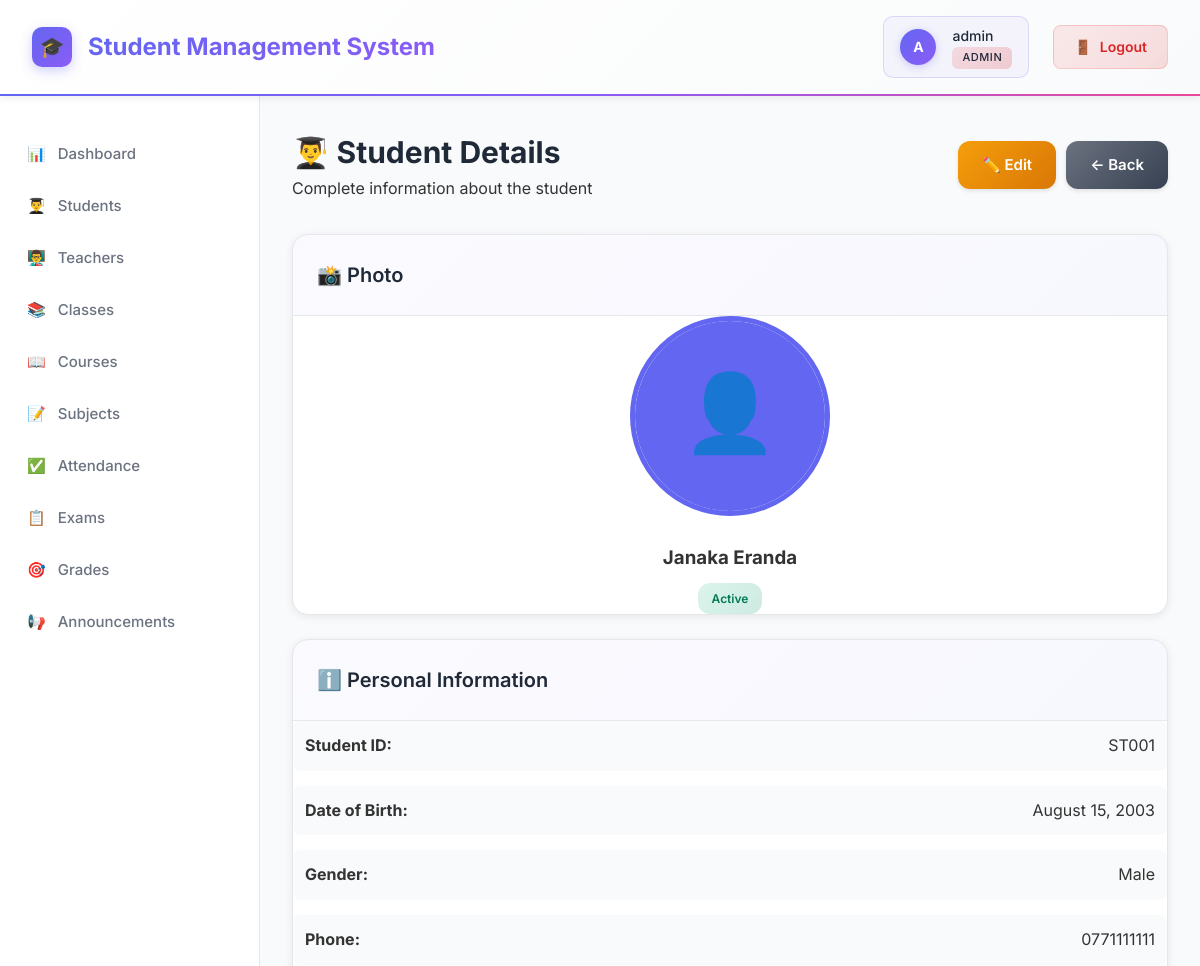
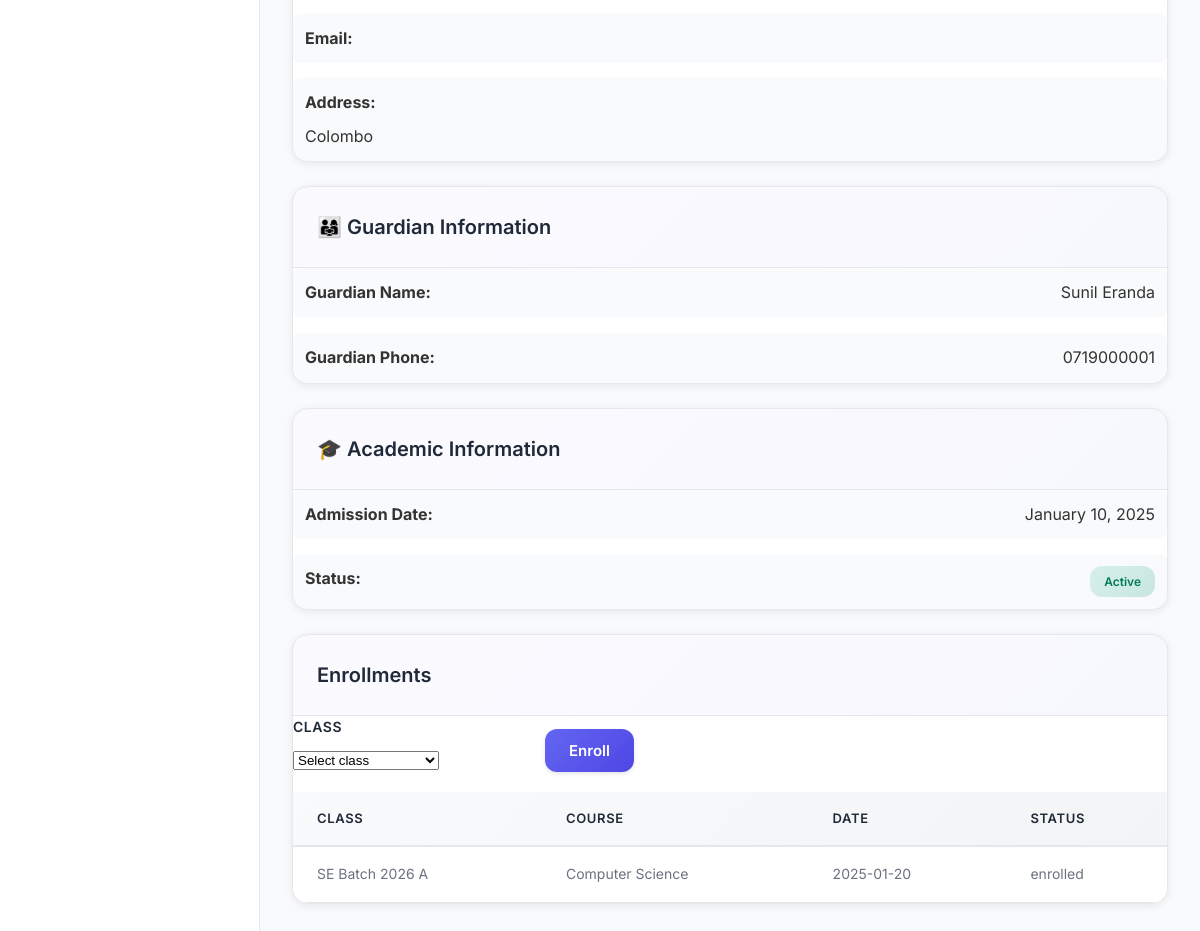
Page /students/view.php?id=1 (signed in) on the committed database (2 pictures, top to bottom).
### tables this page shows
CREATE TABLE students (
    id INT AUTO_INCREMENT PRIMARY KEY,
    user_id INT,
    student_id VARCHAR(20) UNIQUE NOT NULL,
    first_name VARCHAR(50) NOT NULL,
    last_name VARCHAR(50) NOT NULL,
    date_of_birth DATE,
    gender ENUM('Male', 'Female', 'Other'),
    phone VARCHAR(20),
    address TEXT,
    guardian_name VARCHAR(100),
    guardian_phone VARCHAR(20),
    admission_date DATE,
    photo VARCHAR(255),
    status ENUM('active', 'inactive', 'graduated') DEFAULT 'active',
    created_at TIMESTAMP DEFAULT CURRENT_TIMESTAMP,
    updated_at TIMESTAMP DEFAULT CURRENT_TIMESTAMP ON UPDATE CURRENT_TIMESTAMP,
    FOREIGN KEY (user_id) REFERENCES users(id) ON DELETE CASCADE
);

CREATE TABLE enrollments (
    id INT AUTO_INCREMENT PRIMARY KEY,
    student_id INT NOT NULL,
    class_id INT NOT NULL,
    enrollment_date DATE NOT NULL,
    status ENUM('enrolled', 'completed', 'dropped') DEFAULT 'enrolled',
    created_at TIMESTAMP DEFAULT CURRENT_TIMESTAMP,
    FOREIGN KEY (student_id) REFERENCES students(id) ON DELETE CASCADE,
    FOREIGN KEY (class_id) REFERENCES classes(id) ON DELETE CASCADE
);

CREATE TABLE classes (
    id INT AUTO_INCREMENT PRIMARY KEY,
    class_name VARCHAR(50) NOT NULL,
    section VARCHAR(10),
    course_id INT,
    teacher_id INT,
    academic_year VARCHAR(20),
    room_number VARCHAR(20),
    status ENUM('active', 'inactive') DEFAULT 'active',
    created_at TIMESTAMP DEFAULT CURRENT_TIMESTAMP,
    updated_at TIMESTAMP DEFAULT CURRENT_TIMESTAMP ON UPDATE CURRENT_TIMESTAMP,
    FOREIGN KEY (course_id) REFERENCES courses(id) ON DELETE SET NULL,
    FOREIGN KEY (teacher_id) REFERENCES teachers(id) ON DELETE SET NULL
);

CREATE TABLE courses (
    id INT AUTO_INCREMENT PRIMARY KEY,
    course_code VARCHAR(20) UNIQUE NOT NULL,
    course_name VARCHAR(100) NOT NULL,
    description TEXT,
    credits INT,
    duration VARCHAR(50),
    status ENUM('active', 'inactive') DEFAULT 'active',
    created_at TIMESTAMP DEFAULT CURRENT_TIMESTAMP,
    updated_at TIMESTAMP DEFAULT CURRENT_TIMESTAMP ON UPDATE CURRENT_TIMESTAMP
);

### config/config.php (called while the page is built, shortened)
<?php
function hasRole(string $role): bool {
    return isset($_SESSION['role']) && $_SESSION['role'] === $role;
}
function e(?string $value): string {
    return htmlspecialchars($value ?? '', ENT_QUOTES, 'UTF-8');
}

### students/view.php (the view, shortened to what this page needs)
<?php
require_once '../config/config.php';
$database = new Database();
$db = $database->getConnection();
$id = $_GET['id'] ?? 0;
$query = "SELECT s.*, u.email, u.username FROM students s
          LEFT JOIN users u ON s.user_id = u.id
          WHERE s.id = :id";
$stmt = $db->prepare($query);
$stmt->bindParam(':id', $id);
$stmt->execute();
$student = $stmt->fetch();
$enrollmentsStmt = $db->prepare(
    "SELECT e.*, c.class_name, c.section, co.course_name
     FROM enrollments e
     JOIN classes c ON c.id = e.class_id
     LEFT JOIN courses co ON co.id = c.course_id
     WHERE e.student_id = :student_id
     ORDER BY e.enrollment_date DESC, e.id DESC"
);
$enrollmentsStmt->execute([':student_id' => $student['id']]);
$enrollments = $enrollmentsStmt->fetchAll();
?>
<!DOCTYPE html>
<html lang="en">
<head>
    <link rel="stylesheet" href="../assets/css/style.css">
</head>
<body>
    <?php include '../includes/header.php'; ?>
    <div class="container">
        <?php include '../includes/sidebar.php'; ?>
        <main class="main-content">
            <div class="page-header">
                <div>
                    <h1>👨‍🎓 Student Details</h1>
                    <p>Complete information about the student</p>
                </div>
                <div style="display: flex; gap: 10px;">
                    <?php if (hasRole('admin')): ?>
                        <a href="edit.php?id=<?php echo $student['id']; ?>" class="btn btn-warning">✏️ Edit</a>
                    <?php endif; ?>
                    <a href="index.php" class="btn btn-secondary">← Back</a>
                </div>
            </div>
            <div class="content-grid">
                <div class="card">
                    <div class="card-header">
                        <h2>📸 Photo</h2>
                    </div>
                    <div class="card-body" style="text-align: center;">
                        <img src="<?php echo $student['photo'] ? '../uploads/students/' . $student['photo'] : '../assets/images/default-avatar.svg'; ?>"
                             alt="Student Photo"
                             style="width: 200px; height: 200px; border-radius: 50%; object-fit: cover; border: 5px solid var(--primary-color);">
                        <h3 style="margin-top: 20px;"><?php echo htmlspecialchars($student['first_name'] . ' ' . $student['last_name']); ?></h3>
                        <p class="badge badge-<?php echo $student['status']; ?>" style="margin-top: 10px;">
                            <?php echo ucfirst($student['status']); ?>
                        </p>
                    </div>
                </div>
                <div class="card">
                    <div class="card-header">
                        <h2>ℹ️ Personal Information</h2>
                    </div>
                    <div class="card-body">
                        <div style="display: grid; gap: 15px;">
                            <div style="display: flex; justify-content: space-between; padding: 12px; background: var(--light-color); border-radius: 8px;">
                                <strong>Student ID:</strong>
                                <span><?php echo htmlspecialchars($student['student_id']); ?></span>
                            </div>
                            <div style="display: flex; justify-content: space-between; padding: 12px; background: var(--light-color); border-radius: 8px;">
                                <strong>Date of Birth:</strong>
                                <span><?php echo date('F d, Y', strtotime($student['date_of_birth'])); ?></span>
                            </div>
                            <div style="display: flex; justify-content: space-between; padding: 12px; background: var(--light-color); border-radius: 8px;">
                                <strong>Gender:</strong>
                                <span><?php echo htmlspecialchars($student['gender']); ?></span>
                            </div>
                            <div style="display: flex; justify-content: space-between; padding:  12px; background: var(--light-color); border-radius: 8px;">
                                <strong>Phone:</strong>
                                <span><?php echo htmlspecialchars($student['phone'] ?? 'N/A'); ?></span>
                            </div>
                            <div style="display: flex; justify-content:  space-between; padding: 12px; background: var(--light-color); border-radius: 8px;">
                                <strong>Email:</strong>
                            </div>
                            <div style="padding: 12px; background: var(--light-color); border-radius: 8px;">
                                <strong>Address:</strong>
                                <p style="margin-top: 8px;"><?php echo htmlspecialchars($student['address'] ?? 'N/A'); ?></p>
                            </div>
                        </div>
                    </div>
                </div>
            </div>
            <div class="content-grid">
                <div class="card">
                    <div class="card-header">
                        <h2>👨‍👩‍👧 Guardian Information</h2>
                    </div>
                    <div class="card-body">
                        <div style="display: grid; gap: 15px;">
                            <div style="display: flex; justify-content: space-between; padding: 12px; background: var(--light-color); border-radius: 8px;">
                                <strong>Guardian Name:</strong>
                                <span><?php echo htmlspecialchars($student['guardian_name'] ?? 'N/A'); ?></span>
                            </div>
                            <div style="display: flex; justify-content:  space-between; padding: 12px; background: var(--light-color); border-radius: 8px;">
                                <strong>Guardian Phone:</strong>
                                <span><?php echo htmlspecialchars($student['guardian_phone'] ?? 'N/A'); ?></span>
                            </div>
                        </div>
                    </div>
                </div>
                <div class="card">
                    <div class="card-header">
                        <h2>🎓 Academic Information</h2>
                    </div>
                    <div class="card-body">
                        <div style="display: grid; gap: 15px;">
                            <div style="display: flex; justify-content: space-between; padding: 12px; background: var(--light-color); border-radius: 8px;">
                                <strong>Admission Date:</strong>
                                <span><?php echo date('F d, Y', strtotime($student['admission_date'])); ?></span>
                            </div>
                            <div style="display: flex; justify-content: space-between; padding: 12px; background: var(--light-color); border-radius: 8px;">
                                <strong>Status:</strong>
                                <span class="badge badge-<?php echo $student['status']; ?>">
                                    <?php echo ucfirst($student['status']); ?>
                                </span>
                            </div>
                        </div>
                    </div>
                </div>
            </div>
            <div class="card" style="margin-top: 24px;">
                <div class="card-header"><h2>Enrollments</h2></div>
                <div class="card-body">
                    <?php if (hasRole('admin')): ?>
                        <form method="POST" style="display:flex;gap:12px;align-items:flex-end;flex-wrap:wrap;margin-bottom:20px;">
                            <div class="form-group" style="min-width:240px;margin:0;">
                                <label for="class_id">Class</label>
                                <select id="class_id" name="class_id" required>
                                    <option value="">Select class</option>
                                </select>
                            </div>
                            <button type="submit" class="btn btn-primary">Enroll</button>
                        </form>
                    <?php endif; ?>
                    <?php if ($enrollments): ?>
                        <table class="data-table">
                            <thead><tr><th>Class</th><th>Course</th><th>Date</th><th>Status</th></tr></thead>
                            <tbody>
                                <?php foreach ($enrollments as $enrollment): ?>
                                    <tr>
                                        <td><?php echo e($enrollment['class_name'] . ' ' . ($enrollment['section'] ?? '')); ?></td>
                                        <td><?php echo e($enrollment['course_name'] ?? 'N/A'); ?></td>
                                        <td><?php echo e($enrollment['enrollment_date']); ?></td>
                                        <td><?php echo e($enrollment['status']); ?></td>
                                    </tr>
                                <?php endforeach; ?>
                            </tbody>
                        </table>
                    <?php endif; ?>
                </div>
            </div>
        </main>
    </div>
</body>
</html>

### assets/css/style.css (style rules this page uses)
* { margin: 0; padding: 0; box-sizing: border-box; }
:root { --primary-color: #6366F1; --primary-dark: #4F46E5; --secondary-color: #10B981; --danger-color: #EF4444; --warning-color: #F59E0B; --info-color: #3B82F6; --dark-color: #1F2937; --gray-medium: #6B7280; --gray-light: #9CA3AF; --light-color: #F9FAFB; --white: #FFFFFF; --border-color: #E5E7EB; }
body { font-family: 'Inter', -apple-system, BlinkMacSystemFont, 'Segoe UI', Roboto, sans-serif; background: #f5f5f5; color: #333; line-height: 1.6; }
.container { display: flex; min-height: calc(100vh - 70px); }
.main-content { flex: 1; padding: 2rem; background: var(--light-color); overflow-y: auto; }
.page-header { display: flex; justify-content: space-between; align-items: center; margin-bottom: 2rem; }
.page-header h1 { font-size: 1.875rem; color: var(--dark-color); font-weight: 700; margin: 0; }
.card { background: var(--white); border-radius: 16px; box-shadow: 0 2px 8px rgba(0, 0, 0, 0.08); margin-bottom: 1.5rem; overflow: hidden; border: 1px solid var(--border-color); transition: all 0.3s; }
.card-header { padding: 1.5rem; border-bottom: 1px solid var(--border-color); background: linear-gradient(135deg, rgba(99, 102, 241, 0.03), rgba(99, 102, 241, 0.05)); display: flex; justify-content: space-between; align-items: center; gap: 1rem; }
.card-header h2 { font-size: 1.25rem; color: var(--dark-color); font-weight: 600; margin: 0; }
.card-body { padding: 0; }
.data-table { width: 100%; border-collapse: collapse; background: var(--white); }
.data-table thead { background: linear-gradient(135deg, #F9FAFB, #F3F4F6); }
.data-table th { padding: 1rem 1.5rem; text-align: left; font-weight: 600; color: var(--dark-color); font-size: 0.8125rem; text-transform: uppercase; letter-spacing: 0.05em; border-bottom: 2px solid var(--border-color); }
.data-table td { padding: 1rem 1.5rem; border-bottom: 1px solid var(--border-color); color: var(--gray-medium); font-size: 0.875rem; }
.data-table tbody tr { transition: all 0.2s; }
.btn { display: inline-flex; align-items: center; justify-content: center; gap: 8px; padding: 12px 24px; border: none; border-radius: 12px; font-size: 15px; font-weight: 600; cursor: pointer; text-decoration: none; transition: all 0.3s; box-shadow: 0 2px 4px rgba(0, 0, 0, 0.1); font-family: inherit; }
.btn-primary { background: linear-gradient(135deg, var(--primary-color), var(--primary-dark)); color: var(--white); }
.btn-secondary { background: linear-gradient(135deg, var(--gray-medium), #374151); color: var(--white); }
.btn-warning { background: linear-gradient(135deg, var(--warning-color), #D97706); color: var(--white); }
.badge { display: inline-block; padding: 0.375rem 0.875rem; font-size: 0.75rem; font-weight: 600; border-radius: 12px; text-transform: capitalize; }
.badge-active { background: linear-gradient(135deg, rgba(16, 185, 129, 0.15), rgba(5, 150, 105, 0.2)); color: #047857; }
.form-group { margin-bottom: 1.5rem; }
.form-group label { display: block; margin-bottom: 0.5rem; font-weight: 600; color: var(--dark-color); font-size: 0.875rem; text-transform: uppercase; letter-spacing: 0.5px; }

### rows in the picture
students: first_name+last_name "Janaka Eranda", status "Active", student "ST001", date_of_birth "August 15, 2003", gender "Male", phone "0771111111", address "Colombo", guardian_name "Sunil Eranda", guardian_phone "0719000001", admission_date "January 10, 2025"
enrollments: class.section "SE Batch 2026 A", courses.course_name "Computer Science", enrollment_date "2025-01-20", status "enrolled"

### other values in the picture
substr($username, 0, 1) "A"
$username "admin"
$_SESSION['role'] "ADMIN"
